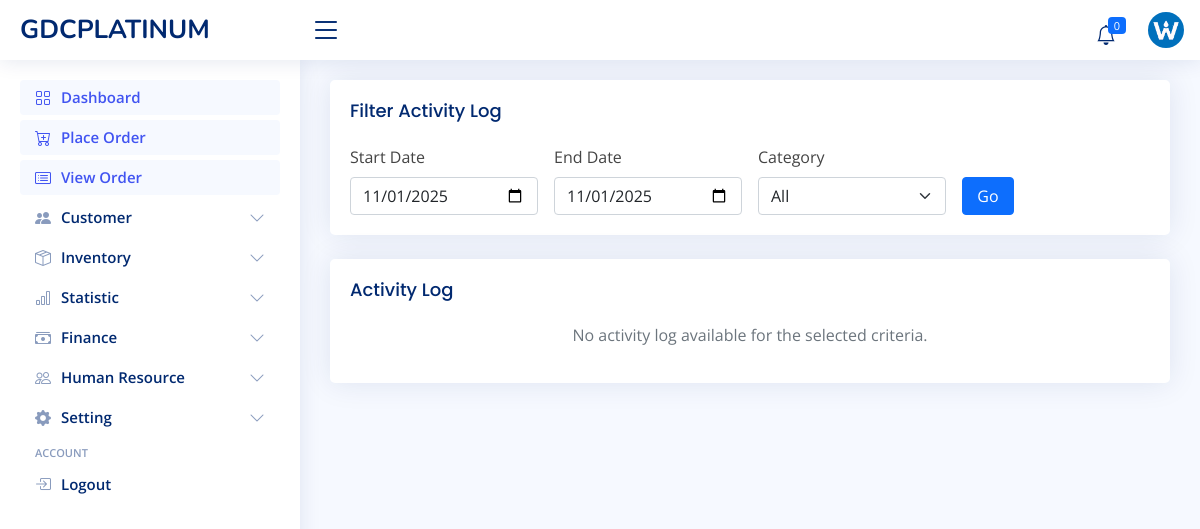
Before: /activity-log (signed in) with the older database file.
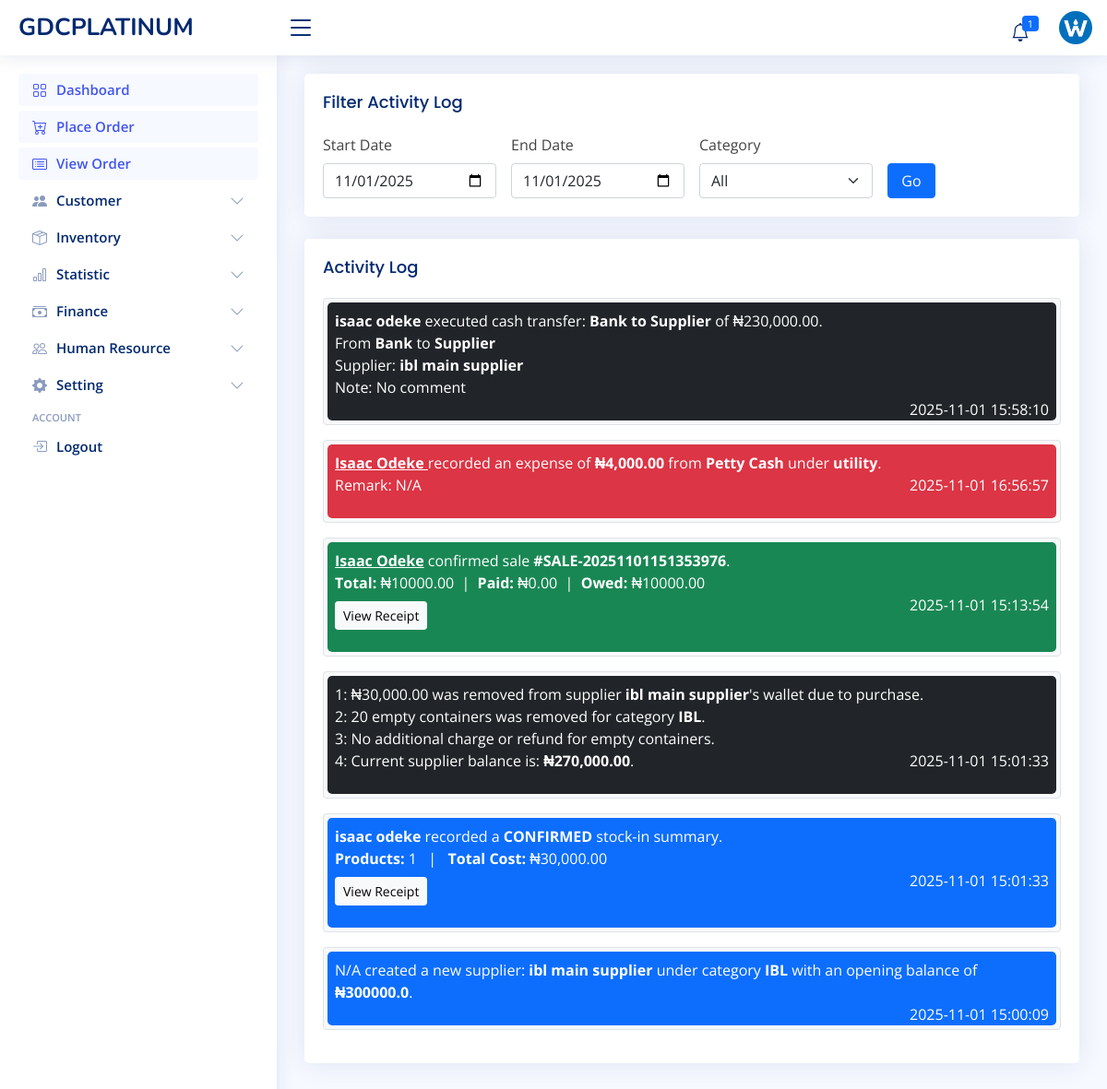
After: the same page with the newer database file.
### admin_site/models.py (models this page shows, shortened)
class SiteInfoModel(models.Model):
    name = models.CharField(max_length=250)
    short_name = models.CharField(max_length=50)
    logo = models.FileField(upload_to='images/logo', blank=True, null=True)
    mobile = models.CharField(max_length=20)
    email = models.EmailField()
    address = models.CharField(max_length=255)
    def __str__(self):
        return self.short_name.upper()

class ActivityLogModel(models.Model):
    log = models.TextField()
    category = models.CharField(max_length=50, blank=True, null=True)
    keywords = models.CharField(max_length=200, blank=True, null=True)
    created_at = models.DateTimeField(auto_now_add=True, blank=True)
    customer = models.ForeignKey(CustomerModel, on_delete=models.SET_NULL, null=True, blank=True)
    supplier = models.ForeignKey(SupplierModel, on_delete=models.SET_NULL, null=True, blank=True)
    driver = models.ForeignKey(StaffModel, on_delete=models.SET_NULL, null=True, blank=True)
    user = models.ForeignKey(User, on_delete=models.SET_NULL, null=True, blank=True)

### admin_site/views.py (the view)
# urls.py: path('activity-log', ActivityLogView.as_view(), name='activity_log'),
class ActivityLogView(LoginRequiredMixin, PermissionRequiredMixin, ListView):
    permission_required = 'admin_site.add_dashboardmodel'
    model = ActivityLogModel
    template_name = 'admin_site/activity_log.html'
    context_object_name = 'activity_log_list'
    paginate_by = 15
    def get_queryset(self):
        qs = ActivityLogModel.objects.all().order_by('-id')
        category = self.request.GET.get('category', 'all')
        start_date = self.request.GET.get('start_date')
        end_date = self.request.GET.get('end_date')
        keyword = self.request.GET.get('search')
        today_str = now().date().isoformat()
        start_date = start_date or today_str
        end_date = end_date or today_str
        try:
            start = datetime.strptime(start_date, '%Y-%m-%d')
            end = datetime.strptime(end_date, '%Y-%m-%d')
            qs = qs.filter(created_at__date__range=(start, end))
        except ValueError:
            pass
        if category != 'all':
            qs = qs.filter(category__iexact=category)
        if keyword:
            qs = qs.filter(log__icontains=keyword)
        return qs
    def get_context_data(self, **kwargs):
        context = super().get_context_data(**kwargs)
        context['categories'] = ['all', 'inventory', 'finance', 'sales']
        context['selected_category'] = self.request.GET.get('category', 'all')
        context['start_date'] = self.request.GET.get('start_date', now().date().isoformat())
        context['end_date'] = self.request.GET.get('end_date', now().date().isoformat())
        context['search'] = self.request.GET.get('search', '')
        return context

### admin_site/context_processor.py (called while the page is built)
def site_info(request):
    site_info = SiteInfoModel.objects.first()
    low_stock = ProductModel.objects.filter(quantity__lte=F('reorder_level')).order_by('name')
    return {
        'site_info': site_info,
        'low_stock_list': low_stock,
        'low_stock': low_stock.count()
    }

### inventory/models.py (called while the page is built)
    def __str__(self):
        return f"{self.name} ({self.category.name})"

### admin_site/templates/admin_site/activity_log.html (shortened to what this page needs)
{% extends 'admin_site/layout.html' %}
{% load static %}
{% load humanize %}
{% block 'main' %}
<div class="card mb-4">
    <div class="card-body">
        <h5 class="card-title">Filter Activity Log</h5>
        <form method="get" class="row g-3">
            <div class="col-md-3">
                <label class="form-label">Start Date</label>
                <input type="date" name="start_date" class="form-control" value="{{ start_date }}">
            </div>
            <div class="col-md-3">
                <label class="form-label">End Date</label>
                <input type="date" name="end_date" class="form-control" value="{{ end_date }}">
            </div>
            <div class="col-md-3">
                <label class="form-label">Category</label>
                <select name="category" class="form-select">
                    {% for cat in categories %}
                        <option value="{{ cat }}" {% if selected_category == cat %}selected{% endif %}>{{ cat|title }}</option>
                    {% endfor %}
                </select>
            </div>
            <div class="col-md-1 d-flex align-items-end">
                <button type="submit" class="btn btn-primary w-100">Go</button>
            </div>
        </form>
    </div>
</div>
<div class="card">
    <div class="card-body">
        <h5 class="card-title">Activity Log</h5>
        {% for activity in activity_log_list %}
            <div class="p-1 mb-3 border rounded bg-light">
                {{ activity.log|safe }}
            </div>
        {% empty %}
            <p class="text-center text-muted">No activity log available for the selected criteria.</p>
        {% endfor %}
    </div>
</div>
{% endblock %}

### admin_site/templates/admin_site/layout.html (shortened to what this page needs)
<!DOCTYPE html>
{% load static %}
<html lang="en">
<head>
    <link href="{% static 'admin_site/vendor/bootstrap/css/bootstrap.min.css' %}" rel="stylesheet">
    <link href="{% static 'admin_site/vendor/bootstrap-icons/bootstrap-icons.css' %}" rel="stylesheet">
    <link href="{% static 'admin_site/vendor/simple-datatables/style.css' %}" rel="stylesheet">
    <link href="{% static 'admin_site/styles/style.css' %}" rel="stylesheet">
</head>
<body>
<header class="header non-printable fixed-top d-flex align-items-center" id="header">
    <div class="d-flex align-items-center justify-content-between">
        <a class="logo d-flex align-items-center" href="{% url 'admin_dashboard' %}">
            <span class="d-none d-lg-block">
                {% if site_info %} {{ site_info|upper }} {% else %} Drink Software {% endif %}
            </span>
        </a>
        <i class="bi bi-list toggle-sidebar-btn"></i>
    </div>
    <nav class="header-nav ms-auto">
        <ul class="d-flex align-items-center">
            <li class="nav-item dropdown">
          <a class="nav-link nav-icon" href="#" data-bs-toggle="dropdown">
            <i class="bi bi-bell"></i>
            <span class="badge bg-primary badge-number">{{ low_stock }}</span>
          </a>
        </li>
            <li class="nav-item dropdown pe-3">
                <a class="nav-link nav-profile d-flex align-items-center pe-0" data-bs-toggle="dropdown" href="#">
                    {% if site_info.logo %}
                        <img alt="Profile" class="rounded-circle" src="{{ site_info.logo.url }}">
                        {% else %}
                        <img alt="Profile" class="rounded-circle" src="{% static 'admin_site/images/clogo.jpg' %}">
                        {% endif %}
                </a>
            </li>
        </ul>
    </nav>
</header>
<aside class="sidebar non-printable" id="sidebar" style="">
    <ul class="sidebar-nav" id="sidebar-nav">
        <li class="nav-item">
            <a class="nav-link" href="{% url 'admin_dashboard' %}">
                <i class="bi bi-grid"></i>
                <span>Dashboard</span>
            </a>
        </li>
        {% if 'sale.add_salemodel' in perms  %}
        <li class="nav-item">
            <a class="nav-link" href="{% url 'sale_create' %}">
                <i class="bi bi-cart-plus"></i>
                <span>Place Order</span>
            </a>
        </li>
        {% endif %}
        {% if 'sale.view_salemodel' in perms  %}
        <li class="nav-item">
            <a class="nav-link" href="{% url 'sale_list' %}">
                <i class="bi bi-card-list"></i>
                <span>View Order</span>
            </a>
        </li>
        {% endif %}
        {% if 'sale.add_customermodel' in perms or 'sale.view_customermodel' in perms  %}
        <li class="nav-item">
            <a class="nav-link collapsed" data-bs-target="#stud" data-bs-toggle="collapse" href="#">
                <i class="bi bi-people-fill"></i><span>Customer</span><i
                    class="bi bi-chevron-down ms-auto"></i>
            </a>
        </li>
        {% endif %}
        {% if 'inventory.add_stockinmodel' in perms or 'inventory.view_productmodel' in perms or 'inventory.view_suppliermodel' in perms %}
        <li class="nav-item">
            <a class="nav-link collapsed" data-bs-target="#acad" data-bs-toggle="collapse" href="#">
                <i class="bi bi-box-seam"></i><span>Inventory</span><i class="bi bi-chevron-down ms-auto"></i>
            </a>
        </li>
        {% endif %}
        {% if 'admin_site.change_salemodel' in perms or 'admin_site.view_dashboardmodel' in perms  %}
        <li class="nav-item">
            <a class="nav-link collapsed" data-bs-target="#result" data-bs-toggle="collapse" href="#">
                <i class="bi bi-bar-chart"></i><span>Statistic</span><i class="bi bi-chevron-down ms-auto"></i>
            </a>
        </li>
        {% endif %}
        {% if 'sale.add_customerdebtrepaymentmodel' in perms or 'finance.add_cashtransfermodel' in perms or 'finance.add_expensemodel' in perms or 'finance.add_staffsalarypaymentmodel' in perms or 'finance.add_staffbonusmodel' in perms %}
        <li class="nav-item">
            <a class="nav-link collapsed" data-bs-target="#fee" data-bs-toggle="collapse" href="#">
                <i class="bi bi-cash-stack"></i><span>Finance</span><i class="bi bi-chevron-down ms-auto"></i>
            </a>
        </li>
        {% endif %}
        {% if 'human_resource.add_staffmodel' in perms or 'human_resource.view_staffmodel' in perms or 'auth.add_group' in perms %}
        <li class="nav-item">
            <a class="nav-link collapsed" data-bs-target="#hr" data-bs-toggle="collapse" href="#">
                <i class="bi bi-people"></i><span>Human Resource</span><i class="bi bi-chevron-down ms-auto"></i>
            </a>
        </li>
        {% endif %}
        {% if 'admin_site.change_siteinfomodel' in perms or 'admin_site.change_sitesettingmodel' in perms  %}
        <li class="nav-item">
            <a class="nav-link collapsed" data-bs-target="#tables-nav" data-bs-toggle="collapse" href="#">
                <i class="bi bi-gear-fill"></i><span>Setting</span><i class="bi bi-chevron-down ms-auto"></i>
            </a>
        </li>
        {% endif %}
        <li class="nav-heading">Account</li>
        <li class="nav-item">
            <a class="nav-link collapsed" href="{% url 'logout' %}">
                <i class="bi bi-box-arrow-in-right"></i>
                <span>Logout</span>
            </a>
        </li>
    </ul>
</aside>
<main class="main" id="main">
    <section class="section dashboard">
        {% block 'main' %} {% endblock %}
    </section>
</main>
</body>
</html>

### admin_site/static/admin_site/styles/style.css (style rules this page uses)
:root { scroll-behavior: smooth; }
body { font-family: "Open Sans", sans-serif; background: #f6f9ff; color: #444444; }
a { color: #4154f1; text-decoration: none; }
h1, h2, h3, h4, h5, h6 { font-family: "Nunito", sans-serif; }
#main { margin-top: 60px; padding: 20px 30px; transition: all 0.3s; }
.card { margin-bottom: 30px; border: none; border-radius: 5px; box-shadow: 0px 0 30px rgba(1, 41, 112, 0.1); }
.card-title { padding: 20px 0 15px 0; font-size: 18px; font-weight: 500; color: #012970; font-family: "Poppins", sans-serif; }
.card-body { padding: 0 20px 20px 20px; }
.logo { line-height: 1; }
@media (min-width: 1200px) { .logo { width: 280px; } }
.logo span { font-size: 26px; font-weight: 700; color: #012970; font-family: "Nunito", sans-serif; }
.header { transition: all 0.5s; z-index: 997; height: 60px; box-shadow: 0px 2px 20px rgba(1, 41, 112, 0.1); background-color: #fff; padding-left: 20px; }
.header .toggle-sidebar-btn { font-size: 32px; padding-left: 10px; cursor: pointer; color: #012970; }
.header-nav ul { list-style: none; }
.header-nav > ul { margin: 0; padding: 0; }
.header-nav .nav-icon { font-size: 20px; color: #012970; }
.header-nav .nav-profile { color: #012970; }
.header-nav .nav-profile img { max-height: 36px; }
.header-nav .badge-number { position: absolute; inset: 4px 6px auto auto; font-weight: normal; font-size: 11px; padding: 3px 6px; }
.sidebar { position: fixed; top: 60px; left: 0; bottom: 0; width: 300px; z-index: 996; transition: all 0.3s; padding: 20px; overflow-y: auto; scrollbar-width: thin; scrollbar-color: #aab7cf transparent; box-shadow: 0px 0px 20px rgba(1, 41, 112, 0.1); background-color: #fff; }
@media (min-width: 1200px) { #main, #footer { margin-left: 300px; } }
.sidebar-nav { padding: 0; margin: 0; list-style: none; }
.sidebar-nav li { padding: 0; margin: 0; list-style: none; }
.sidebar-nav .nav-item { margin-bottom: 5px; }
.sidebar-nav .nav-heading { font-size: 11px; text-transform: uppercase; color: #899bbd; font-weight: 600; margin: 10px 0 5px 15px; }
.sidebar-nav .nav-link { display: flex; align-items: center; font-size: 15px; font-weight: 600; color: #4154f1; transition: 0.3; background: #f6f9ff; padding: 10px 15px; border-radius: 4px; }
.sidebar-nav .nav-link i { font-size: 16px; margin-right: 10px; color: #4154f1; }
.sidebar-nav .nav-link.collapsed { color: #012970; background: #fff; }
.sidebar-nav .nav-link.collapsed i { color: #899bbd; }
.sidebar-nav .nav-link .bi-chevron-down { margin-right: 0; transition: transform 0.2s ease-in-out; }

### admin_site/templates/admin_site/layout.html (style rules this page uses)
.nav-link { height:35px }

### admin_site/templates/admin_site/activity_log.html (style rules this page uses)
a { color: white; }

Changed rows visible on the page:
added ActivityLogModel: log "isaac odeke executed cash transfer: Bank to Supplier of ₦230,000.00. From Bank to Supplier Supplier: ibl main supplier Note: No comment 2025-11-01 15:58:10"
added ActivityLogModel: log "Isaac Odeke recorded an expense of ₦4,000.00 from Petty Cash under utility . Remark: N/A 2025-11-01 16:56:57"
added ActivityLogModel: log "Isaac Odeke confirmed sale #SALE-20251101151353976 . Total: ₦10000.00 | Paid: ₦0.00 | Owed: ₦10000.00 View Receipt 2025-11-01 15:13:54"
added ActivityLogModel: log "1: ₦30,000.00 was removed from supplier ibl main supplier 's wallet due to purchase. 2: 20 empty containers was removed for category IBL . 3: No additional charge or refund for empty containers. 4: Current supplier balance is: ₦270,000.00 . 2025-11-01 15:01:33"
added ActivityLogModel: log "isaac odeke recorded a CONFIRMED stock-in summary. Products: 1 | Total Cost: ₦30,000.00 View Receipt 2025-11-01 15:01:33"
added ActivityLogModel: log "N/A created a new supplier: ibl main supplier under category IBL with an opening balance of ₦300000.0 . 2025-11-01 15:00:09"
Other visible differences:
{{ low_stock }}: "0" → "1"
text no longer shown: "No activity log available for the selected criteria."
